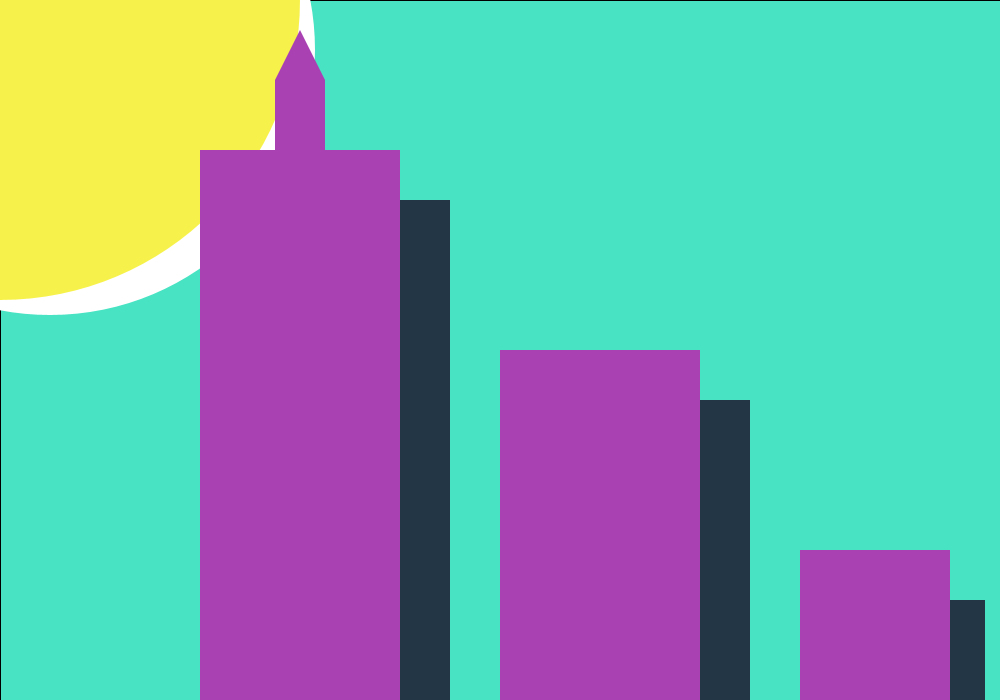
Frame 1 (no input)
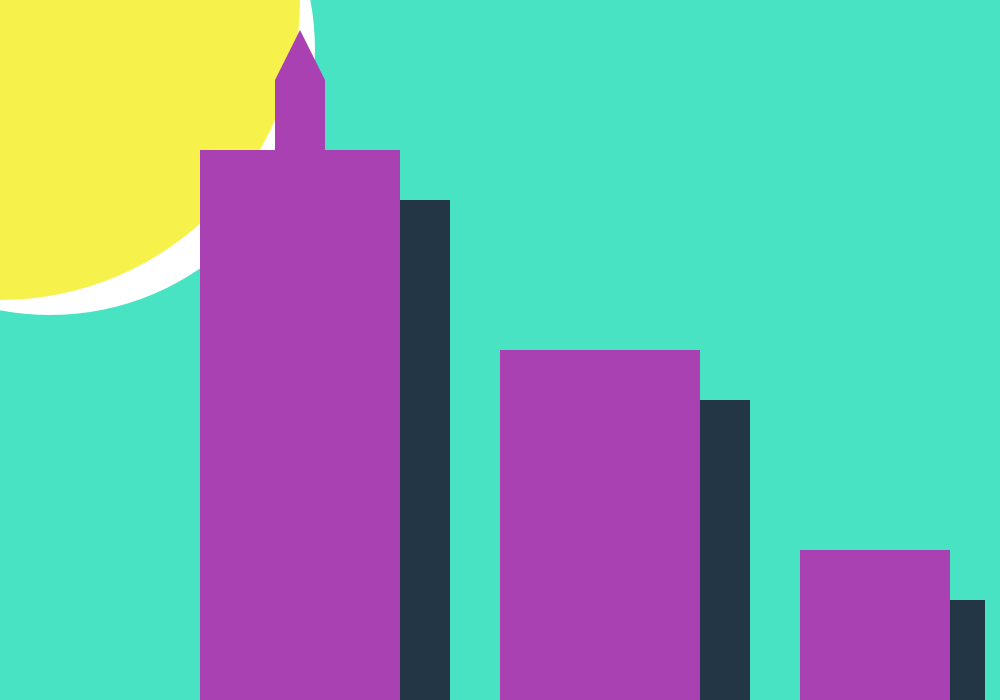
Frame 60 (the mouse pressed at the canvas centre just before this capture)
Frame 120 (the mouse held since frame 60 and released just before this capture): identical to frame 60, image omitted

The Processing sketch that drew these frames (run headless with seeded random() and noise(); from frame 60 on, the mouse is pressed at the canvas centre):

// Processing sketch: w22_flag
// ── w22_flag.pde
void setup() { 
  size (1000,700);
}

void draw() {
  fill (#47E3C2);
  rect(0,0,1000,1000);
  noStroke();
    
  fill(255); 
  ellipse(50, 50,530,530); 
  
  fill(#F7F24B); 
  ellipse(0, 0,600,600);
  
  //middle
  fill(#223646);
  rect(550, 400, 200, 450);
  
  fill(#AA41B2);
  rect(500, 350, 200, 450);
  
  //left
  fill(#223646);
  rect(250, 200, 200, 650);
  
  fill(#AA41B2);
  rect(275, 80, 50, 70);
  triangle(275, 80, 300, 30, 325, 80);
  rect(200, 150, 200, 650);
  
  
  //right
  fill(#223646);
  rect(850, 600, 135, 250);
  
  fill(#AA41B2);
  rect(800, 550, 150, 250);
}
